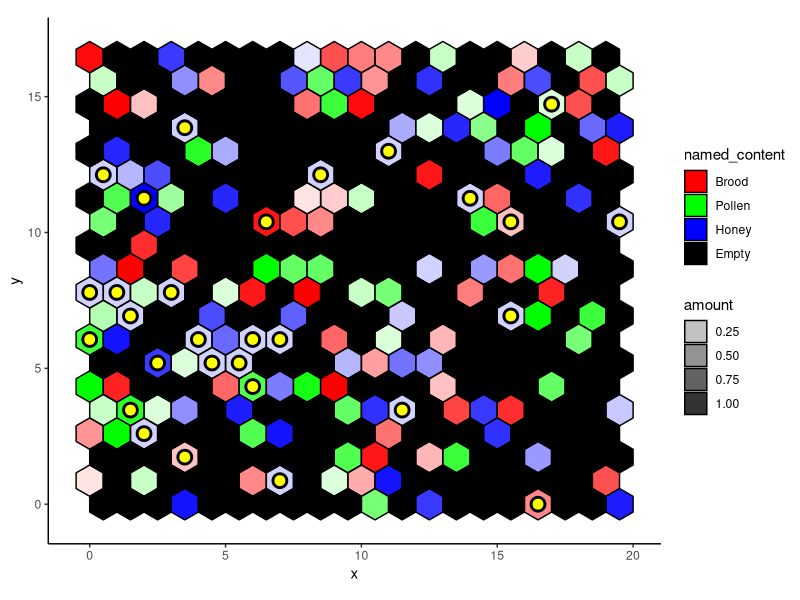
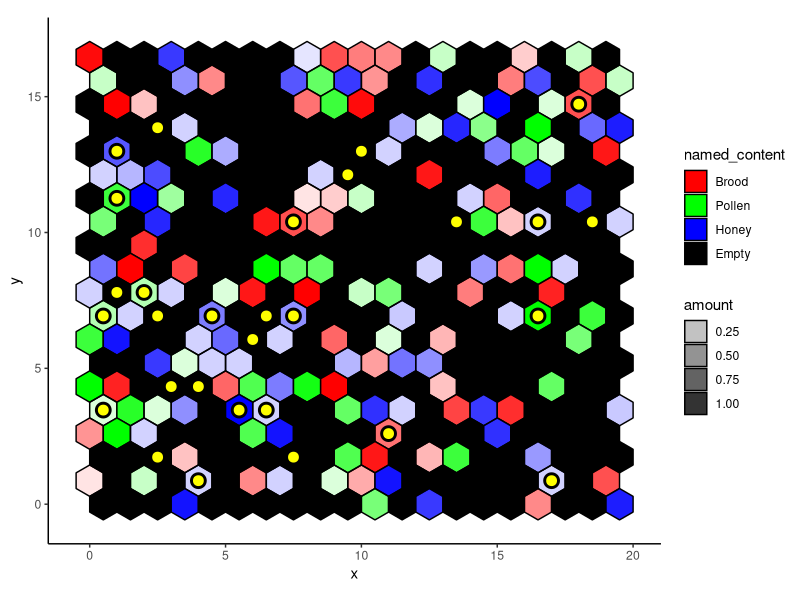
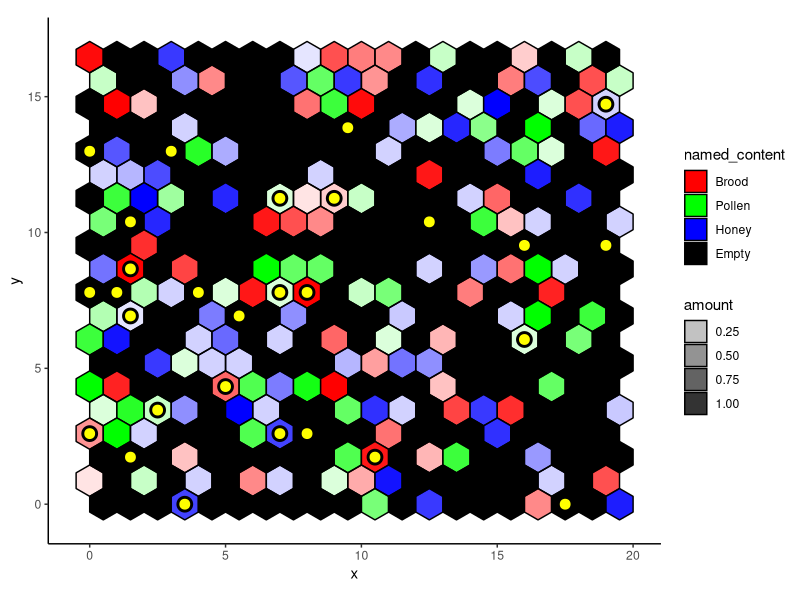
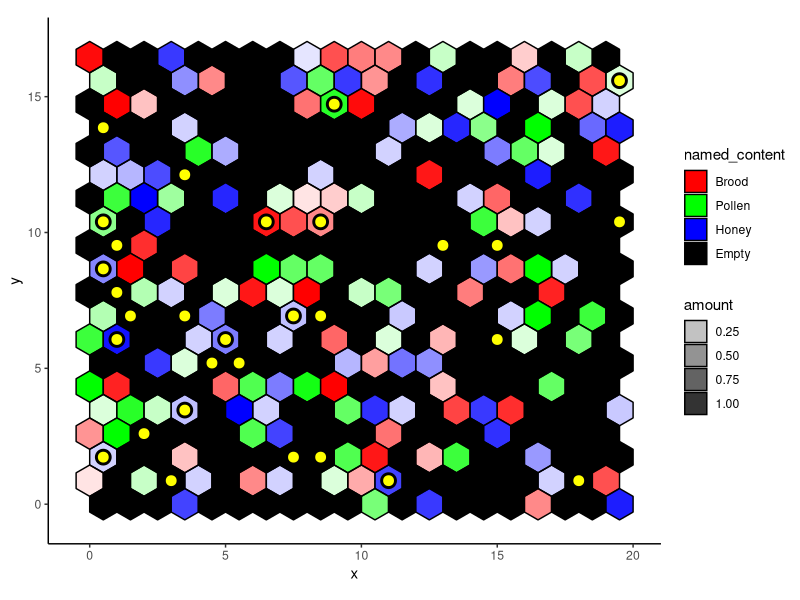
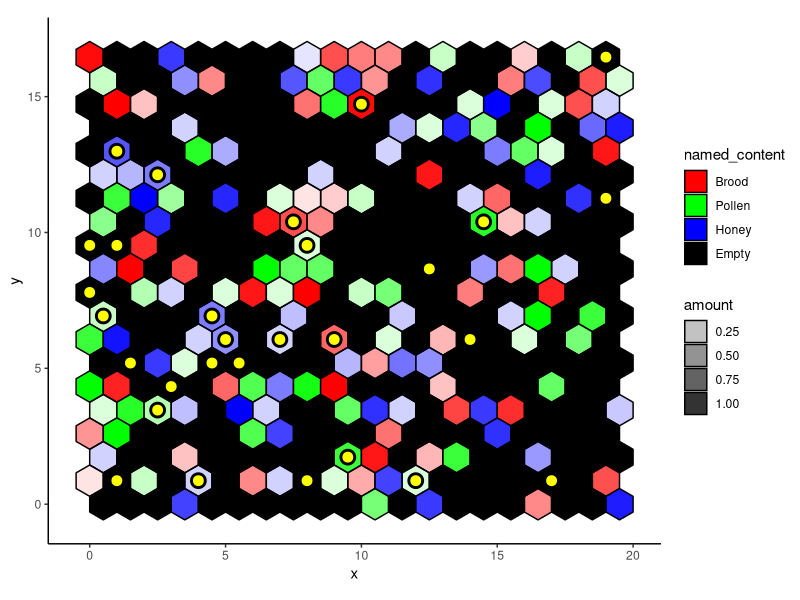
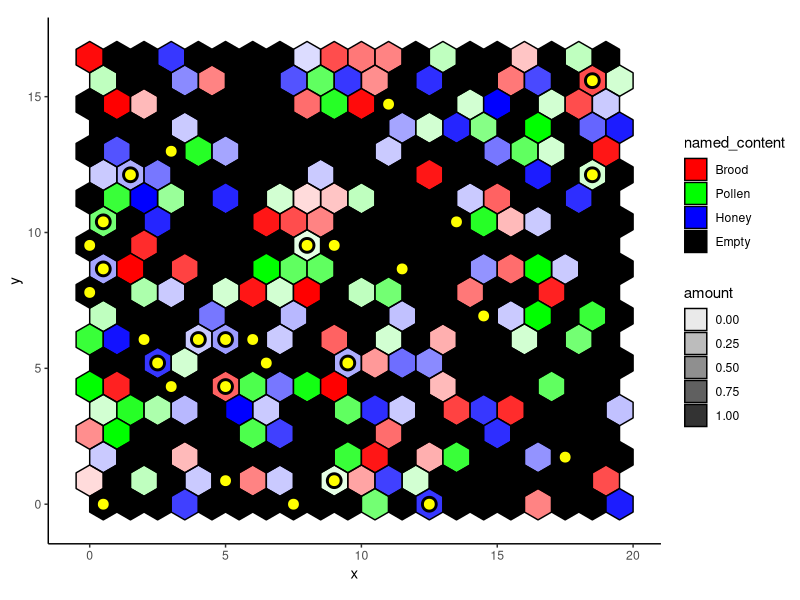
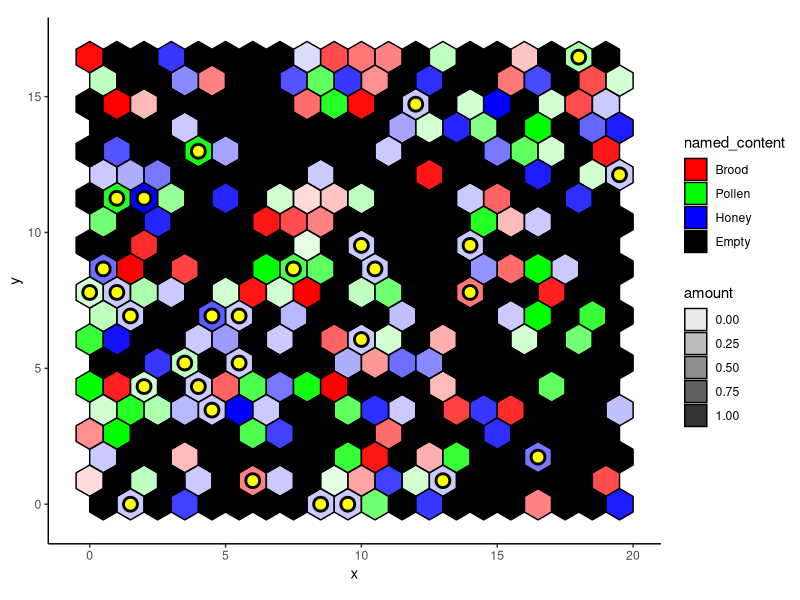
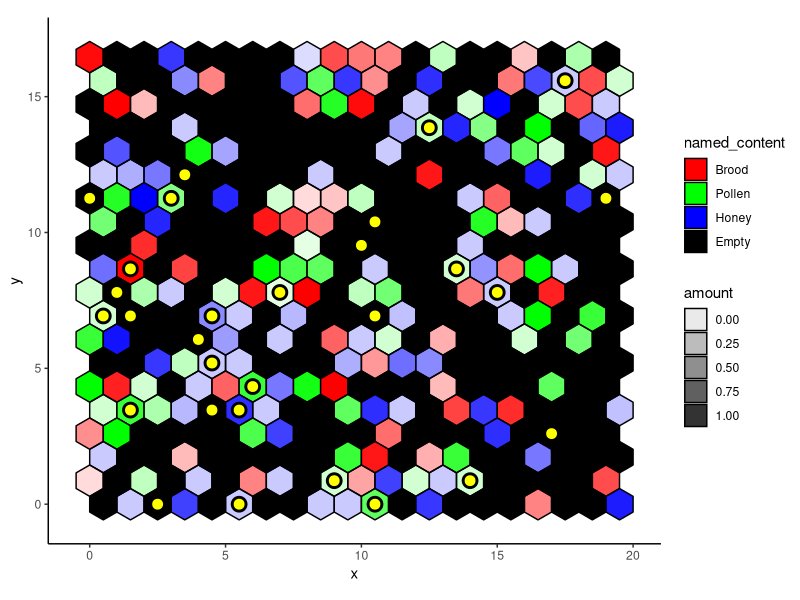

Source code (R) for these figures, in order: (Note: this script raises an error after producing the figures.)
## ---- chunk 1
library(tidyverse)
library(forcats)
library(reshape2)
library(R6)
## ---- chunk 2
BROOD <- 1
POLLEN <- 2
HONEY <- 3 
EMPTY <- 0

MAX_ROWS <- 20
MAX_COLS <- 20

MAX_HONEY <- 25
MAX_POLLEN <- 12
MAX_BROOD <- 21

TOTAL_DAILY_HONEY <- 833

POLLEN_RATIO <- 0.21

POLLEN_CONSUMPTION_RATIO <- 2 #0.99
HONEY_CONSUMPTION_RATIO <- 2 #0.59

N_BEES <- 30

#Only collecting during the day, eat all the time (Night and day coming later, all 12 for now)
HONEY_BY_HOUR_BY_BEE <- ceiling(TOTAL_DAILY_HONEY/N_BEES/12)
POLLEN_BY_HOUR_BY_BEE <- ceiling((TOTAL_DAILY_HONEY*POLLEN_RATIO)/N_BEES/12)

EATEN_HONEY_BY_HOUR_BY_BEE <- ceiling((TOTAL_DAILY_HONEY*HONEY_CONSUMPTION_RATIO)/N_BEES/12)
EATEN_POLLEN_BY_HOUR_BY_BEE <- ceiling((TOTAL_DAILY_HONEY*POLLEN_RATIO*POLLEN_CONSUMPTION_RATIO)/N_BEES/12)
## ---- chunk 3

types <- c("Brood", "Pollen", "Honey", "Empty")
#hive_colors <- c("#F3DAB1","#FFF966","#DE620B","#230F11")
hive_colors <- c("#FF0000","#00FF00","#0000FF","#000000")

hex_size <- 1

hex_center_xs <- rep_len(c(seq(from = 0, by = hex_size, length.out = MAX_ROWS),
                   seq(from = hex_size/2, by = hex_size, length.out = MAX_ROWS)), MAX_ROWS*MAX_COLS)

hex_center_ys <- sort(c(rep(seq(from = 0, by = hex_size*sqrt(3), length.out=ceiling(MAX_COLS/2)), MAX_ROWS),
            rep(seq(from = hex_size*sqrt(3)/2, by = hex_size*sqrt(3), length.out=floor(MAX_COLS/2)), MAX_ROWS)),decreasing = TRUE)

hex_x = cbind(hex_center_xs + 0, hex_center_xs + 0.5, hex_center_xs + 0.5,
              hex_center_xs + 0, hex_center_xs - 0.5, hex_center_xs - 0.5) 
hex_y = cbind(hex_center_ys - 1/(sqrt(3)), hex_center_ys - 1/(2*sqrt(3)), hex_center_ys + 1/(2*sqrt(3)),
              hex_center_ys + 1/(sqrt(3)), hex_center_ys + 1/(2*sqrt(3)), hex_center_ys - 1/(2*sqrt(3)))

hexdat_x <- melt(cbind(id = 1:length(hex_center_xs), as.data.frame(hex_x)), id.vars = "id", value.name = "x")
hexdat_y <- melt(cbind(id = 1:length(hex_center_ys), as.data.frame(hex_y)), id.vars = "id", value.name = "y")

hexdat <- full_join(hexdat_y, hexdat_x)

hex_center_xs_df <- melt(cbind(id = 1:length(hex_center_xs), as.data.frame(hex_center_xs)), id.vars = "id", value.name = "x") %>% select(-variable)
hex_center_ys_df <- melt(cbind(id = 1:length(hex_center_ys), as.data.frame(hex_center_ys)), id.vars = "id", value.name = "y") %>% select(-variable)

hexdat_centers <- full_join(hex_center_xs_df, hex_center_ys_df, by = "id") 

## ---- chunk 4

hive_matrix_to_graph <- function(hive_data, bees){
  hive_df <- as.data.frame(as.table(hive_data)) %>% pivot_wider(names_from = Var3, values_from = Freq)
  colnames(hive_df) <- c("x","y","contents","amount")
  hive_df <- hive_df %>% mutate(id = 1:(MAX_COLS*MAX_ROWS)) %>% 
                         mutate(named_content = ifelse(contents == 0, "Empty",
                                                       ifelse(contents == 1, "Brood",
                                                              ifelse(contents == 2, "Pollen",
                                                                     ifelse(contents == 3, "Honey","???")))))
  new_hexdat <- full_join(hexdat,
                          hive_df %>% select(id,named_content,amount),
                          by="id") %>% mutate(named_content = fct_relevel(as.factor(named_content),types))
  
  new_hexdat <- new_hexdat %>% mutate(amount = ifelse(named_content == "Honey",amount/MAX_HONEY,
                                                      ifelse(named_content == "Pollen",amount/MAX_POLLEN,
                                                             ifelse(named_content == "Brood",amount/MAX_BROOD,1))))
  
  bee_locs <- matrix(EMPTY,MAX_ROWS,MAX_COLS)
  
  for(i in 1:length(bees)){
    bee_locs[bees[[i]]$cur_X,bees[[i]]$cur_Y] <- 1
  }
  
  colnames(bee_locs) <- 1:MAX_COLS
  rownames(bee_locs) <- 1:MAX_ROWS
  
  bee_locs <- as.data.frame(as.table(bee_locs))
  
  colnames(bee_locs) <- c("col","row","is_bee")
  bee_locs <- bee_locs %>% mutate(id = 1:(MAX_COLS*MAX_ROWS))
  
  new_bee_locs <- full_join(hexdat_centers,bee_locs,by = "id") %>% filter(is_bee == 1)
                            
  
  g <- ggplot() + 
        geom_polygon(new_hexdat, mapping = aes(x,y,group = id, fill = named_content, alpha = amount), colour = "black") +
        geom_point(new_bee_locs, mapping = aes(x,y), color = "black", size = 5) +
        geom_point(new_bee_locs, mapping = aes(x,y), color = "yellow", size = 3) +
        scale_fill_manual(values=hive_colors) +
        coord_fixed() +
        theme_classic()
  
  return(g)
}
## ---- chunk 5
make_random_hive <- function(){
  layer1 <- sample(c(EMPTY,BROOD,HONEY,POLLEN), MAX_ROWS*MAX_COLS, replace = TRUE, prob = c(5,1,1,1))
  
  rand_hive <- array(c(layer1,rep(EMPTY,MAX_ROWS*MAX_COLS)), dim = c(MAX_ROWS,MAX_COLS, 2))
  
  for(x in 1:MAX_ROWS){
    for(y in 1:MAX_COLS){
      layer2_val <- ifelse(rand_hive[x,y,1] == BROOD, sample(1:MAX_BROOD, 1),
                          ifelse(rand_hive[x,y,1] == HONEY, sample(1:MAX_HONEY,1),
                                 ifelse(rand_hive[x,y,1] == POLLEN, sample(1:MAX_POLLEN,1),
                                        0)))
      rand_hive[x,y,2] <- layer2_val
    }
  }
  
  return(rand_hive)
}
## ---- chunk 6

hex_move <- function(cur_X,cur_Y,prev_X,prev_Y){
  even_row_legal_hexes <- tibble(
                                x = c(cur_X,cur_X-1,cur_X,cur_X+1,cur_X+1,cur_X+1),
                                y = c(cur_Y-1,cur_Y,cur_Y+1,cur_Y+1,cur_Y,cur_Y-1)
                               )
  odd_row_legal_hexes <- tibble(
                                x = c(cur_X-1,cur_X-1,cur_X-1,cur_X,cur_X+1,cur_X),
                                y = c(cur_Y-1,cur_Y,cur_Y+1,cur_Y+1,cur_Y,cur_Y-1)
                               )
  
  #check if our row is even or odd
  if(cur_Y %% 2 == 0){
    legal_hexes <- even_row_legal_hexes
  }
  else{
    legal_hexes <- odd_row_legal_hexes
  }
  
  #Makes sure it can't move back to where it was, or to the last square it was on
  #Also R is 1 indexed, so it can't be 0 or less
  legal_hexes <- legal_hexes %>% filter(x > 0) %>% filter(y > 0) %>%
                                 filter(x <= MAX_ROWS) %>% filter(y <= MAX_COLS) %>%
                                 filter(!(x == prev_X & y == prev_Y))
  
  next_hex <- legal_hexes %>% sample_n(1)
  
  return(c(next_hex$x,next_hex$y))
}

## ---- chunk 7
Bee <- R6Class("Bee",
               public = list(
                 cur_X = NULL,
                 cur_Y = NULL,
                 prev_X = -1,
                 prev_Y = -1,
                 honey_to_deposit = HONEY_BY_HOUR_BY_BEE,
                 pollen_to_deposit = POLLEN_BY_HOUR_BY_BEE,
                 honey_to_eat = EATEN_HONEY_BY_HOUR_BY_BEE,
                 pollen_to_eat = EATEN_POLLEN_BY_HOUR_BY_BEE,
                 initialize = function(cur_X = NA, cur_Y = NA) {
                    self$cur_X <- cur_X
                    self$cur_Y <- cur_Y
                  },
                 move = function(){
                   next_hex <- hex_move(self$cur_X,self$cur_Y,self$prev_X,self$prev_Y)
                   
                   self$prev_X <- self$cur_X
                   self$prev_Y <- self$cur_Y
                   
                   self$cur_X <- next_hex[1]
                   self$cur_Y <- next_hex[2]
                   
                   #print(c(self$cur_X,self$cur_Y))
                 },
                 interact_with_comb = function(current_hive){
                   curr_fill <- current_hive[self$cur_X,self$cur_Y,1]
                   curr_val <- current_hive[self$cur_X,self$cur_Y,2]
                   
                   #If you end up on an empy hive
                   if(curr_fill == EMPTY){
                     #randomly select what to add, biased by the pollen ratio
                     what_to_add <- sample(c(HONEY,POLLEN),1,prob = c(1,POLLEN_RATIO))
                     
                     #Deposit only if you have something to deposit
                     if(what_to_add == HONEY && self$honey_to_deposit > 0){
                       current_hive[self$cur_X,self$cur_Y,1] <- HONEY
                       current_hive[self$cur_X,self$cur_Y,2] <- self$honey_to_deposit
                       #Set your own honey to 0
                       self$honey_to_deposit <- 0
                     } else if (what_to_add == POLLEN && self$pollen_to_deposit > 0){
                       current_hive[self$cur_X,self$cur_Y,1] <- POLLEN
                       current_hive[self$cur_X,self$cur_Y,2] <- self$pollen_to_deposit
                       #Set your own pollen to 0
                       self$pollen_to_deposit <- 0
                     }
                  
                  # If you land on honey...
                   } else if(curr_fill == HONEY){
                        #If you have honey to deposit do to, if it isn't full
                        if (self$honey_to_deposit > 0 && curr_val < MAX_HONEY){
                            #If you can add it all do it, otherwise only add part
                            if (curr_val + self$honey_to_deposit <= MAX_HONEY){
                              current_hive[self$cur_X,self$cur_Y,2] <- curr_val + self$honey_to_deposit
                              self$honey_to_deposit <- 0
                            } else{
                              current_hive[self$cur_X,self$cur_Y,2] <- MAX_HONEY
                              self$honey_to_deposit <- self$honey_to_deposit - (MAX_HONEY - curr_val)
                            }
                        # You are done putting it away then you can take
                        } else if(self$honey_to_deposit == 0 && self$honey_to_eat > 0){
                          # If you can eat enough do it otherwise only eat part
                          if (curr_val >= self$honey_to_eat){
                            current_hive[self$cur_X,self$cur_Y,2] <- curr_val - self$honey_to_eat
                            self$honey_to_eat <- 0
                            #If there is 0 left change to empty
                            if (curr_val - self$honey_to_eat == 0){
                              current_hive[self$cur_X,self$cur_Y,1] <- EMPTY
                            }
                          } else{
                            #If there isn't enough set it to empty and eat all you can
                            current_hive[self$cur_X,self$cur_Y,2] <- 0
                            current_hive[self$cur_X,self$cur_Y,1] <- EMPTY
                            self$honey_to_eat <- self$honey_to_eat - curr_val
                          }
                        }
                   } else if(curr_fill == POLLEN){
                        #If you have honey to deposit do to, if it isn't full
                        if (self$pollen_to_deposit > 0 && curr_val < MAX_POLLEN){
                            #If you can add it all do it, otherwise only add part
                            if (curr_val + self$pollen_to_deposit <= MAX_POLLEN){
                              current_hive[self$cur_X,self$cur_Y,2] <- curr_val + self$pollen_to_deposit
                              self$pollen_to_deposit <- 0
                            } else{
                              current_hive[self$cur_X,self$cur_Y,2] <- MAX_POLLEN
                              self$pollen_to_deposit <- self$pollen_to_deposit - (MAX_POLLEN - curr_val)
                            }
                        # You are done putting it away then you can take
                        } else if(self$pollen_to_deposit == 0 && self$pollen_to_eat > 0){
                          # If you can eat enough do it otherwise only eat part
                          if (curr_val >= self$pollen_to_eat){
                            current_hive[self$cur_X,self$cur_Y,2] <- curr_val - self$pollen_to_eat
                            self$pollen_to_eat <- 0
                            #If there is 0 left change to empty
                            if (curr_val - self$pollen_to_eat == 0){
                              current_hive[self$cur_X,self$cur_Y,1] <- EMPTY
                            }
                          } else{
                            #If there isn't enough set it to empty and eat all you can
                            current_hive[self$cur_X,self$cur_Y,2] <- 0
                            current_hive[self$cur_X,self$cur_Y,1] <- EMPTY
                            self$pollen_to_eat <- self$pollen_to_eat - curr_val
                          }
                        }
                   }
                   return(current_hive)
                 },
                 buzz = function(){
                   cat(paste0("Hello, I am a bee! I have:\n",
                              self$honey_to_deposit, " Honey \n",
                              self$pollen_to_deposit, " Pollen \n\n",
                              "I want to eat:\n",
                              self$honey_to_eat, " Honey \n",
                              self$pollen_to_eat, " Pollen \n\n",
                              "I am at: X = ", self$cur_X, " and Y = ", self$cur_Y, ".\n"))
                 }
               )
             )
## ---- chunk 8
bees <- list()

for(n in 1:N_BEES){
  bees <- append(bees, list(Bee$new(sample(1:MAX_ROWS, 1), sample(1:MAX_COLS, 1))))
}

#hive <- array(EMPTY, dim = c(MAX_ROWS,MAX_COLS, 2))'
hive <- make_random_hive()

hive[1,1,1] <- BROOD
hive[1,1,2] <- sample(1:MAX_BROOD,1)
hive[1,2,1] <- POLLEN
hive[1,2,2] <- sample(1:POLLEN,1)

colnames(hive) <- 1:MAX_COLS
rownames(hive) <- 1:MAX_ROWS

#
for(h in 1:24){
  #Bees move 6 times and hour, then they get refilled
  for(m in 1:6){
    for(i in 1:length(bees)){
      bees[[i]]$move()
      hive <- bees[[i]]$interact_with_comb(hive)
    }
    ggsave(paste0("hive_plots/hiveplot_",h,"_",m,".png"),hive_matrix_to_graph(hive,bees))
  }
  #Then reset bees
  for(i in 1:length(bees)){
      bees[[i]]$honey_to_deposit <- HONEY_BY_HOUR_BY_BEE
      bees[[i]]$pollen_to_deposit <- POLLEN_BY_HOUR_BY_BEE
      bees[[i]]$honey_to_eat <- EATEN_HONEY_BY_HOUR_BY_BEE
      bees[[i]]$pollen_to_eat <- EATEN_POLLEN_BY_HOUR_BY_BEE
  }
}

